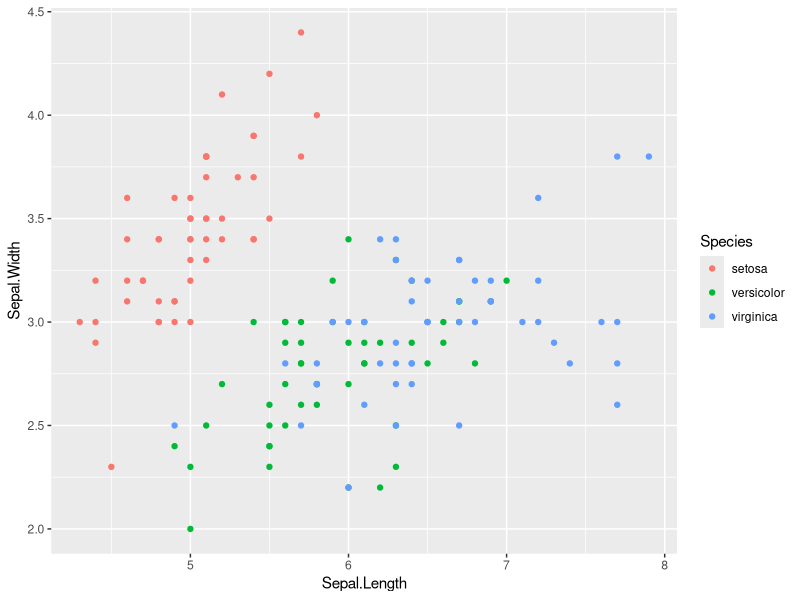
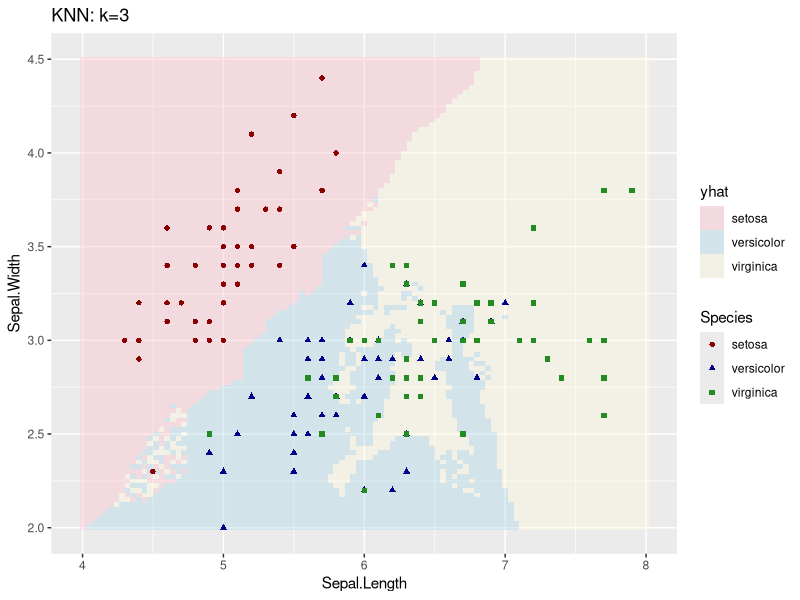
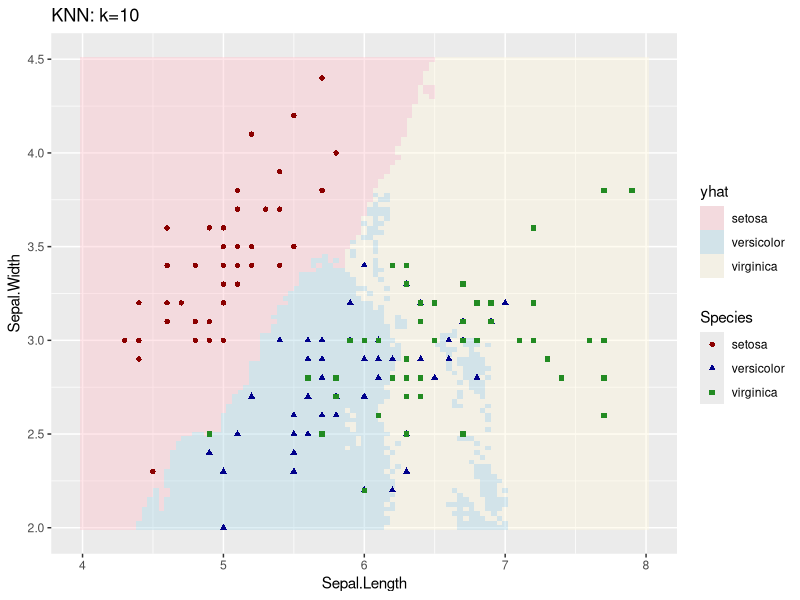
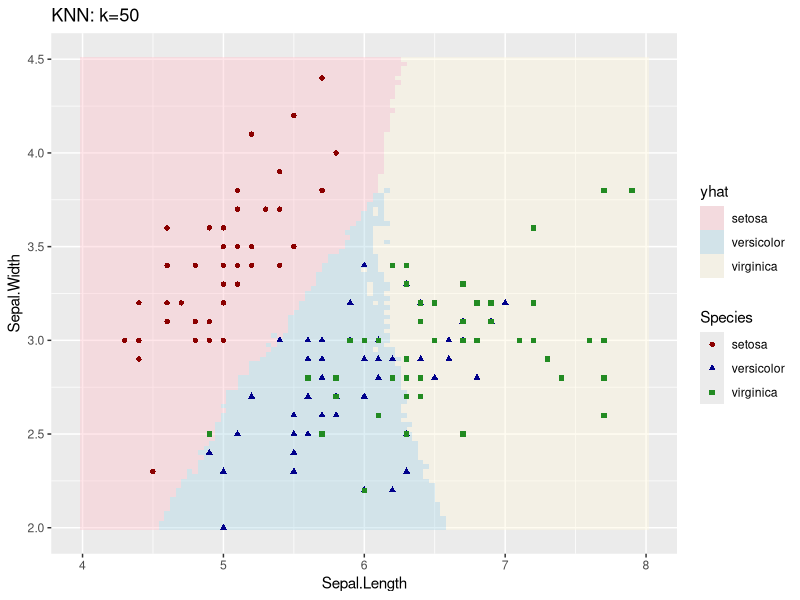
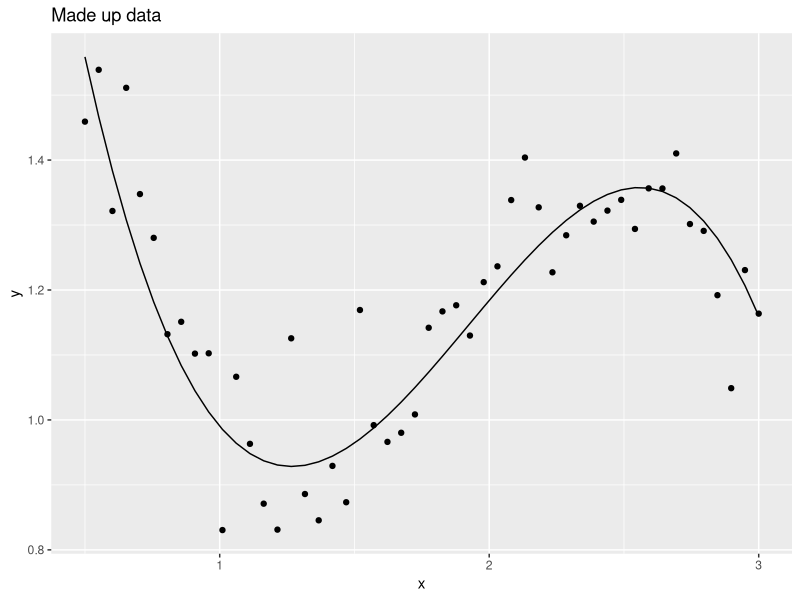
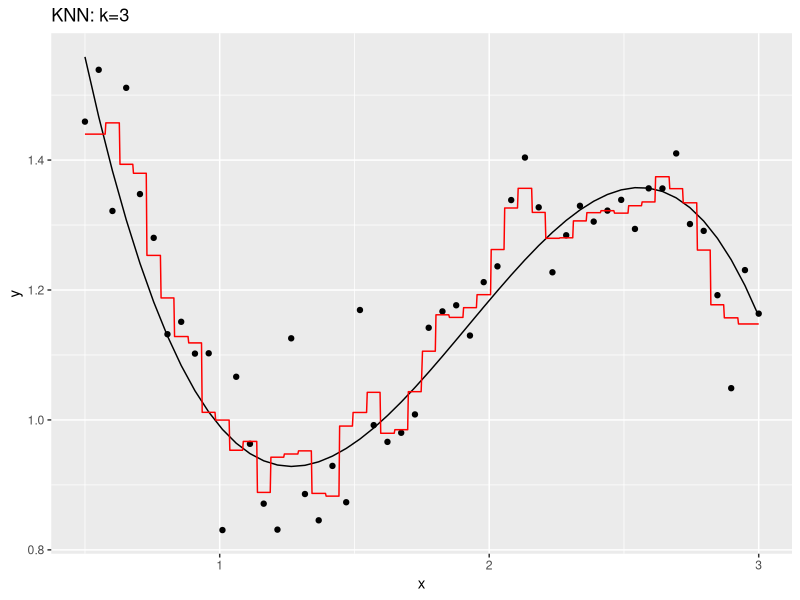
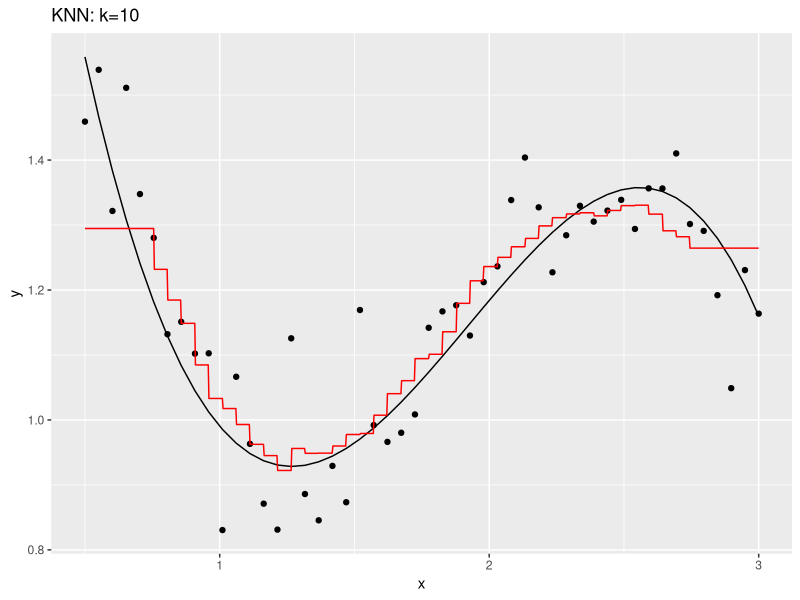
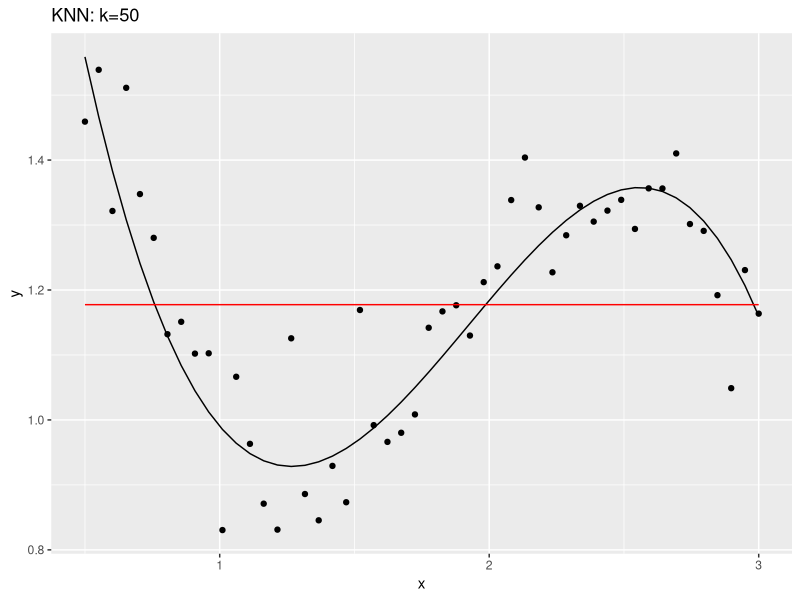

Source code (R) for these figures, in order:
## ---- chunk 1
library(ggplot2)
library(dplyr)
library(caret)  # for the train() function
## ---- chunk 2
ggplot(iris, aes(x=Sepal.Length, y=Sepal.Width, color=Species)) +
  geom_point()
## ---- chunk 3
model <- train(Species ~ Sepal.Length + Sepal.Width, data=iris, 
               method='knn', tuneGrid=data.frame(k=3))

# expand.grid() makes a data.frame() with all possible combinations
Pred.grid <- expand.grid( Sepal.Length = seq(4, 8, length=101),
                          Sepal.Width  = seq(2, 4.5, length=101) ) 

Pred.grid$yhat <- predict(model, newdata=Pred.grid)
## ---- chunk 4
ggplot(Pred.grid, aes(x=Sepal.Length, y=Sepal.Width)) +
  geom_tile(aes(fill=yhat), alpha=.4) +
  geom_point(data=iris, aes(color=Species, shape=Species)) +
  scale_color_manual(values=c('dark red', 'dark blue','forestgreen')) +
  scale_fill_manual(values=c('pink', 'light blue','cornsilk')) +
  ggtitle('KNN: k=3')
## ---- chunk 5
Current.K <- 10
model <- train(Species ~ Sepal.Length + Sepal.Width, data=iris, 
               method='knn', tuneGrid=data.frame(k=Current.K))
Pred.grid$yhat <- predict(model, Pred.grid)

ggplot(Pred.grid, aes(x=Sepal.Length, y=Sepal.Width)) +
  geom_tile(aes(fill=yhat), alpha=.4) +
  geom_point(data=iris, aes(color=Species, shape=Species)) +
  scale_color_manual(values=c('dark red', 'dark blue','forestgreen')) +
  scale_fill_manual(values=c('pink', 'light blue','cornsilk')) +
  ggtitle(paste('KNN: k=', Current.K, sep=''))
## ---- chunk 6
Current.K <- 50
model <- train(Species ~ Sepal.Length + Sepal.Width, data=iris, 
               method='knn', tuneGrid=data.frame(k=Current.K))
Pred.grid$yhat <- predict(model, Pred.grid)

ggplot(Pred.grid, aes(x=Sepal.Length, y=Sepal.Width)) +
  geom_tile(aes(fill=yhat), alpha=.4) +
  geom_point(data=iris, aes(color=Species, shape=Species)) +
  scale_color_manual(values=c('dark red', 'dark blue','forestgreen')) +
  scale_fill_manual(values=c('pink', 'light blue','cornsilk')) +
  ggtitle(paste('KNN: k=', Current.K, sep=''))
## ---- chunk 7
set.seed(8675309)
n <- 50
data <- data.frame( x=seq(.5,3, length=n) ) %>%
  mutate( Ey = 2 - 4*x + 3*x^2 - .55*x^3 + cos(x),
           y = Ey + rnorm(n, sd=.1))
ggplot(data, aes(x=x)) + 
  geom_line(aes(y=Ey)) + 
  geom_point(aes(y=y)) +
  labs(main='foo', y='y', title='Made up data')

# values of x where we wish to make a prediction
Pred.grid <- data.frame(x=seq(0.5, 3, length=1001))
## ---- chunk 8
Current.K <- 3
model <- train(y~x, data=data, method='knn', tuneGrid=data.frame(k=Current.K))
Pred.grid$yhat <- predict(model, Pred.grid)

ggplot(data, aes(x=x)) + 
  geom_line(aes(y=Ey)) + 
  geom_point(aes(y=y)) +
  geom_line( data=Pred.grid, aes(y=yhat), color='red') +
  labs(main='foo', y='y', title=paste('KNN: k=', Current.K, sep=''))
## ---- chunk 9
Current.K <- 10
model <- train(y~x, data=data, method='knn', tuneGrid=data.frame(k=Current.K))
Pred.grid$yhat <- predict(model, Pred.grid)

ggplot(data, aes(x=x)) + 
  geom_line(aes(y=Ey)) + 
  geom_point(aes(y=y)) +
  geom_line( data=Pred.grid, aes(y=yhat), color='red') +
  labs(main='foo', y='y', title=paste('KNN: k=', Current.K, sep=''))
## ---- chunk 10
Current.K <- 50
model <- train(y~x, data=data, method='knn', tuneGrid=data.frame(k=Current.K))
Pred.grid$yhat <- predict(model, Pred.grid)

ggplot(data, aes(x=x)) + 
  geom_line(aes(y=Ey)) + 
  geom_point(aes(y=y)) +
  geom_line( data=Pred.grid, aes(y=yhat), color='red') +
  labs(main='foo', y='y', title=paste('KNN: k=', Current.K, sep=''))
## ---- chunk 11
Train <- data %>% sample_frac(.5)
Test  <- setdiff(data, Train)

K <- 5
model <- train(y ~ x, data=Train, method='knn', tuneGrid=data.frame(k=K) )
Test$yhat <- predict(model, Test)
Test %>% mutate(resid = y-yhat) %>%
  summarise( Test.RMSE = sqrt(mean( resid^2 )), K = K)
## ---- chunk 12
Results <- NULL
for(K in 1:25){
  model <- train(y ~ x, data=Train, method='knn', tuneGrid=data.frame(k=K) )
  Test$yhat <- predict(model, Test)
  
  Temp <- Test %>% mutate(resid = y-yhat) %>%
      summarise( Test.RMSE = sqrt(mean( resid^2 )), K = K)
  Results <- rbind(Results, Temp)
}
## ---- chunk 13
ggplot(Results, aes(x=K, y=Test.RMSE)) + 
  geom_point() +
  scale_x_reverse() # so model complexity increases along x-axis.
